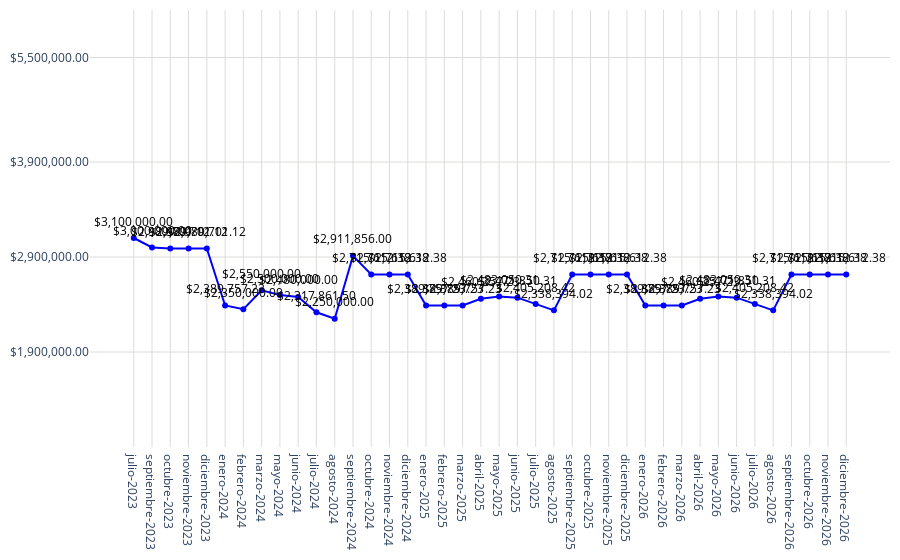

The notebook cell saved with this chart:
### Code cell
# Datos
año = total_todos_pachuca['label']
promedio = total_todos_pachuca['montos']

fig = go.Figure()
fig.add_trace(go.Scatter(
    x=año,
    y=promedio,
    mode='markers+lines',
    marker=dict(color='blue'),
))
# Agregar anotaciones para mostrar los valores encima de los puntos
for a, p in zip(año, promedio):
    fig.add_annotation(
        x=a,
        y=p,
        text=f"${p:,.2f}",  # Formatear el valor del promedio como moneda
        showarrow=False,
        font=dict(color='black', size=12),
        xshift=0,
        yshift=17,
        textangle=0
    )
# Actualizar diseño
fig.update_layout(
    #title='Precio Media Anual',
    yaxis=dict(
        range=[900000, 5500000],  # Establecer el rango del eje y un poco antes del millón
        tickvals=[1900000, 2900000, 3900000, 5000000],  # Definir los valores de las marcas en el eje y un poco antes del millón
        ticktext=['$1,900,000.00','$2,900,000.00', '$3,900,000.00','$5,500,000.00'],  # Definir el texto de las marcas en el eje y un poco antes del millón
        gridcolor='#dddcda',   # Color de las líneas de la cuadrícula
        gridwidth=1  # Ancho de las líneas de la cuadrícula
    ),margin=dict(l=10, r=10, t=10, b=10),  # Ajusta los márgenes (left, right, top, bottom)        
    xaxis=dict(
        gridcolor='#dddcda', 
        tickmode='array',
        tickvals=año,
        ticktext=año
    ),
    plot_bgcolor='rgba(0,0,0,0)'
)
# Exportar gráfica como archivo HTML
def guardar_grafico_como_html(fig, nombre_archivo, carpeta='assets/graficas'):
    # Crear la carpeta si no existe
    if not os.path.exists(carpeta):
        os.makedirs(carpeta)
    # Exportar la gráfica a un archivo HTML
    fig_html = fig.to_html()
    with open(os.path.join(carpeta, nombre_archivo + '.html'), 'w') as archivo:
        archivo.write(fig_html)
guardar_grafico_como_html(fig, 'g_scatt_precio_medianual', carpeta='assets/graficas')
fig.show()

### Figure 1 — Plotly figure (JSON) as saved in the notebook; plotly's stock layout.template omitted (floating-point values rounded to 4 significant figures)
{"data": [{"marker": {"color": "blue"}, "mode": "markers+lines", "type": "scatter", "x": ["julio-2023", "septiembre-2023", "octubre-2023", "noviembre-2023", "diciembre-2023", "enero-2024", "febrero-2024", "marzo-2024", "mayo-2024", "junio-2024", "julio-2024", "agosto-2024", "septiembre-2024", "octubre-2024", "noviembre-2024", "diciembre-2024", "enero-2025", "febrero-2025", "marzo-2025", "abril-2025", "mayo-2025", "junio-2025", "julio-2025", "agosto-2025", "septiembre-2025", "octubre-2025", "noviembre-2025", "diciembre-2025", "enero-2026", "febrero-2026", "marzo-2026", "abril-2026", "mayo-2026", "junio-2026", "julio-2026", "agosto-2026", "septiembre-2026", "octubre-2026", "noviembre-2026", "diciembre-2026"], "y": [3100000, 3000000, 2990000.0, 2990000.0, 2990000.0, 2390000.0, 2350000, 2550000, 2500000, 2480000, 2318000.0, 2250000, 2911856, 2716000.0, 2716000.0, 2716000.0, 2390000.0, 2390000.0, 2390000.0, 2460000.0, 2483000.0, 2472000.0, 2405000.0, 2338000.0, 2716000.0, 2716000.0, 2716000.0, 2716000.0, 2390000.0, 2390000.0, 2390000.0, 2460000.0, 2483000.0, 2472000.0, 2405000.0, 2338000.0, 2716000.0, 2716000.0, 2716000.0, 2716000.0]}], "layout": {"annotations": [{"font": {"color": "black", "size": 12}, "showarrow": false, "text": "$3,100,000.00", "textangle": 0, "x": "julio-2023", "xshift": 0, "y": 3100000, "yshift": 17}, {"font": {"color": "black", "size": 12}, "showarrow": false, "text": "$3,000,000.00", "textangle": 0, "x": "septiembre-2023", "xshift": 0, "y": 3000000, "yshift": 17}, {"font": {"color": "black", "size": 12}, "showarrow": false, "text": "$2,989,701.12", "textangle": 0, "x": "octubre-2023", "xshift": 0, "y": 2990000.0, "yshift": 17}, {"font": {"color": "black", "size": 12}, "showarrow": false, "text": "$2,989,701.12", "textangle": 0, "x": "noviembre-2023", "xshift": 0, "y": 2990000.0, "yshift": 17}, {"font": {"color": "black", "size": 12}, "showarrow": false, "text": "$2,989,701.12", "textangle": 0, "x": "diciembre-2023", "xshift": 0, "y": 2990000.0, "yshift": 17}, {"font": {"color": "black", "size": 12}, "showarrow": false, "text": "$2,389,757.23", "textangle": 0, "x": "enero-2024", "xshift": 0, "y": 2390000.0, "yshift": 17}, {"font": {"color": "black", "size": 12}, "showarrow": false, "text": "$2,350,000.00", "textangle": 0, "x": "febrero-2024", "xshift": 0, "y": 2350000, "yshift": 17}, {"font": {"color": "black", "size": 12}, "showarrow": false, "text": "$2,550,000.00", "textangle": 0, "x": "marzo-2024", "xshift": 0, "y": 2550000, "yshift": 17}, {"font": {"color": "black", "size": 12}, "showarrow": false, "text": "$2,500,000.00", "textangle": 0, "x": "mayo-2024", "xshift": 0, "y": 2500000, "yshift": 17}, {"font": {"color": "black", "size": 12}, "showarrow": false, "text": "$2,480,000.00", "textangle": 0, "x": "junio-2024", "xshift": 0, "y": 2480000, "yshift": 17}, {"font": {"color": "black", "size": 12}, "showarrow": false, "text": "$2,317,861.50", "textangle": 0, "x": "julio-2024", "xshift": 0, "y": 2318000.0, "yshift": 17}, {"font": {"color": "black", "size": 12}, "showarrow": false, "text": "$2,250,000.00", "textangle": 0, "x": "agosto-2024", "xshift": 0, "y": 2250000, "yshift": 17}, {"font": {"color": "black", "size": 12}, "showarrow": false, "text": "$2,911,856.00", "textangle": 0, "x": "septiembre-2024", "xshift": 0, "y": 2911856, "yshift": 17}, {"font": {"color": "black", "size": 12}, "showarrow": false, "text": "$2,715,612.38", "textangle": 0, "x": "octubre-2024", "xshift": 0, "y": 2716000.0, "yshift": 17}, {"font": {"color": "black", "size": 12}, "showarrow": false, "text": "$2,715,612.38", "textangle": 0, "x": "noviembre-2024", "xshift": 0, "y": 2716000.0, "yshift": 17}, {"font": {"color": "black", "size": 12}, "showarrow": false, "text": "$2,715,612.38", "textangle": 0, "x": "diciembre-2024", "xshift": 0, "y": 2716000.0, "yshift": 17}, {"font": {"color": "black", "size": 12}, "showarrow": false, "text": "$2,389,757.23", "textangle": 0, "x": "enero-2025", "xshift": 0, "y": 2390000.0, "yshift": 17}, {"font": {"color": "black", "size": 12}, "showarrow": false, "text": "$2,389,757.23", "textangle": 0, "x": "febrero-2025", "xshift": 0, "y": 2390000.0, "yshift": 17}, {"font": {"color": "black", "size": 12}, "showarrow": false, "text": "$2,389,757.23", "textangle": 0, "x": "marzo-2025", "xshift": 0, "y": 2390000.0, "yshift": 17}, {"font": {"color": "black", "size": 12}, "showarrow": false, "text": "$2,460,257.23", "textangle": 0, "x": "abril-2025", "xshift": 0, "y": 2460000.0, "yshift": 17}, {"font": {"color": "black", "size": 12}, "showarrow": false, "text": "$2,483,050.31", "textangle": 0, "x": "mayo-2025", "xshift": 0, "y": 2483000.0, "yshift": 17}, {"font": {"color": "black", "size": 12}, "showarrow": false, "text": "$2,471,850.31", "textangle": 0, "x": "junio-2025", "xshift": 0, "y": 2472000.0, "yshift": 17}, {"font": {"color": "black", "size": 12}, "showarrow": false, "text": "$2,405,208.42", "textangle": 0, "x": "julio-2025", "xshift": 0, "y": 2405000.0, "yshift": 17}, {"font": {"color": "black", "size": 12}, "showarrow": false, "text": "$2,338,394.02", "textangle": 0, "x": "agosto-2025", "xshift": 0, "y": 2338000.0, "yshift": 17}, {"font": {"color": "black", "size": 12}, "showarrow": false, "text": "$2,715,612.38", "textangle": 0, "x": "septiembre-2025", "xshift": 0, "y": 2716000.0, "yshift": 17}, {"font": {"color": "black", "size": 12}, "showarrow": false, "text": "$2,715,612.38", "textangle": 0, "x": "octubre-2025", "xshift": 0, "y": 2716000.0, "yshift": 17}, {"font": {"color": "black", "size": 12}, "showarrow": false, "text": "$2,715,612.38", "textangle": 0, "x": "noviembre-2025", "xshift": 0, "y": 2716000.0, "yshift": 17}, {"font": {"color": "black", "size": 12}, "showarrow": false, "text": "$2,715,612.38", "textangle": 0, "x": "diciembre-2025", "xshift": 0, "y": 2716000.0, "yshift": 17}, {"font": {"color": "black", "size": 12}, "showarrow": false, "text": "$2,389,757.23", "textangle": 0, "x": "enero-2026", "xshift": 0, "y": 2390000.0, "yshift": 17}, {"font": {"color": "black", "size": 12}, "showarrow": false, "text": "$2,389,757.23", "textangle": 0, "x": "febrero-2026", "xshift": 0, "y": 2390000.0, "yshift": 17}, {"font": {"color": "black", "size": 12}, "showarrow": false, "text": "$2,389,757.23", "textangle": 0, "x": "marzo-2026", "xshift": 0, "y": 2390000.0, "yshift": 17}, {"font": {"color": "black", "size": 12}, "showarrow": false, "text": "$2,460,257.23", "textangle": 0, "x": "abril-2026", "xshift": 0, "y": 2460000.0, "yshift": 17}, {"font": {"color": "black", "size": 12}, "showarrow": false, "text": "$2,483,050.31", "textangle": 0, "x": "mayo-2026", "xshift": 0, "y": 2483000.0, "yshift": 17}, {"font": {"color": "black", "size": 12}, "showarrow": false, "text": "$2,471,850.31", "textangle": 0, "x": "junio-2026", "xshift": 0, "y": 2472000.0, "yshift": 17}, {"font": {"color": "black", "size": 12}, "showarrow": false, "text": "$2,405,208.42", "textangle": 0, "x": "julio-2026", "xshift": 0, "y": 2405000.0, "yshift": 17}, {"font": {"color": "black", "size": 12}, "showarrow": false, "text": "$2,338,394.02", "textangle": 0, "x": "agosto-2026", "xshift": 0, "y": 2338000.0, "yshift": 17}, {"font": {"color": "black", "size": 12}, "showarrow": false, "text": "$2,715,612.38", "textangle": 0, "x": "septiembre-2026", "xshift": 0, "y": 2716000.0, "yshift": 17}, {"font": {"color": "black", "size": 12}, "showarrow": false, "text": "$2,715,612.38", "textangle": 0, "x": "octubre-2026", "xshift": 0, "y": 2716000.0, "yshift": 17}, {"font": {"color": "black", "size": 12}, "showarrow": false, "text": "$2,715,612.38", "textangle": 0, "x": "noviembre-2026", "xshift": 0, "y": 2716000.0, "yshift": 17}, {"font": {"color": "black", "size": 12}, "showarrow": false, "text": "$2,715,612.38", "textangle": 0, "x": "diciembre-2026", "xshift": 0, "y": 2716000.0, "yshift": 17}], "margin": {"b": 10, "l": 10, "r": 10, "t": 10}, "plot_bgcolor": "rgba(0,0,0,0)", "xaxis": {"gridcolor": "#dddcda", "tickmode": "array", "ticktext": ["julio-2023", "septiembre-2023", "octubre-2023", "noviembre-2023", "diciembre-2023", "enero-2024", "febrero-2024", "marzo-2024", "mayo-2024", "junio-2024", "julio-2024", "agosto-2024", "septiembre-2024", "octubre-2024", "noviembre-2024", "diciembre-2024", "enero-2025", "febrero-2025", "marzo-2025", "abril-2025", "mayo-2025", "junio-2025", "julio-2025", "agosto-2025", "septiembre-2025", "octubre-2025", "noviembre-2025", "diciembre-2025", "enero-2026", "febrero-2026", "marzo-2026", "abril-2026", "mayo-2026", "junio-2026", "julio-2026", "agosto-2026", "septiembre-2026", "octubre-2026", "noviembre-2026", "diciembre-2026"], "tickvals": ["julio-2023", "septiembre-2023", "octubre-2023", "noviembre-2023", "diciembre-2023", "enero-2024", "febrero-2024", "marzo-2024", "mayo-2024", "junio-2024", "julio-2024", "agosto-2024", "septiembre-2024", "octubre-2024", "noviembre-2024", "diciembre-2024", "enero-2025", "febrero-2025", "marzo-2025", "abril-2025", "mayo-2025", "junio-2025", "julio-2025", "agosto-2025", "septiembre-2025", "octubre-2025", "noviembre-2025", "diciembre-2025", "enero-2026", "febrero-2026", "marzo-2026", "abril-2026", "mayo-2026", "junio-2026", "julio-2026", "agosto-2026", "septiembre-2026", "octubre-2026", "noviembre-2026", "diciembre-2026"]}, "yaxis": {"gridcolor": "#dddcda", "gridwidth": 1, "range": [900000, 5500000], "ticktext": ["$1,900,000.00", "$2,900,000.00", "$3,900,000.00", "$5,500,000.00"], "tickvals": [1900000, 2900000, 3900000, 5000000]}}}
